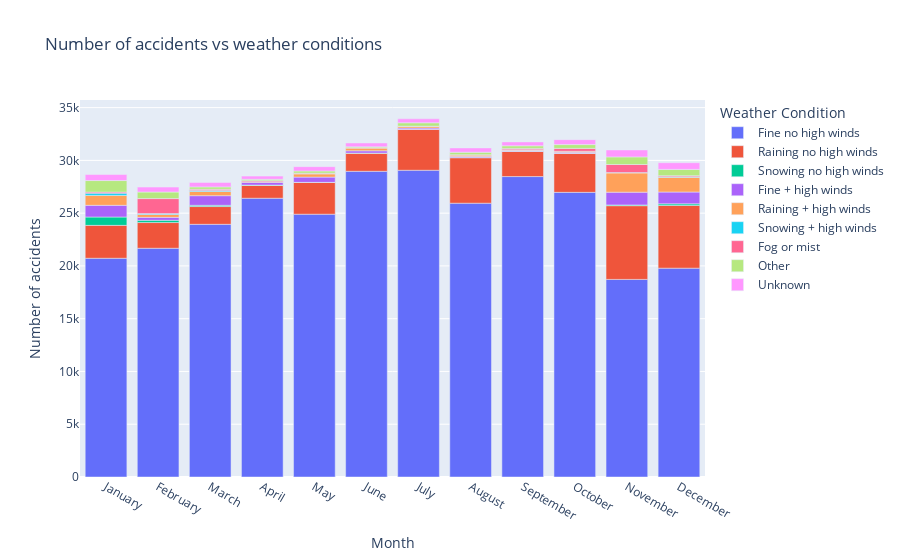

Notebook source saved alongside this figure:
### Code cell
fig = px.bar(monthly_data, x="Month", y="Number of accidents", color="Weather Condition", title="Number of accidents vs weather conditions")
fig.show()

### Figure 1 — Plotly figure (JSON) as saved in the notebook; plotly's stock layout.template omitted (floating-point values rounded to 4 significant figures)
{"data": [{"alignmentgroup": "True", "hovertemplate": "Weather Condition=Fine no high winds<br>Month=%{x}<br>Number of accidents=%{y}<extra></extra>", "legendgroup": "Fine no high winds", "marker": {"color": "#636efa", "pattern": {"shape": ""}}, "name": "Fine no high winds", "offsetgroup": "Fine no high winds", "orientation": "v", "showlegend": true, "textposition": "auto", "type": "bar", "x": ["January", "February", "March", "April", "May", "June", "July", "August", "September", "October", "November", "December"], "xaxis": "x", "y": [20727, 21676, 23944, 26414, 24901, 28967, 29065, 25944, 28467, 26973, 18723, 19788], "yaxis": "y"}, {"alignmentgroup": "True", "hovertemplate": "Weather Condition=Raining no high winds<br>Month=%{x}<br>Number of accidents=%{y}<extra></extra>", "legendgroup": "Raining no high winds", "marker": {"color": "#EF553B", "pattern": {"shape": ""}}, "name": "Raining no high winds", "offsetgroup": "Raining no high winds", "orientation": "v", "showlegend": true, "textposition": "auto", "type": "bar", "x": ["January", "February", "March", "April", "May", "June", "July", "August", "September", "October", "November", "December"], "xaxis": "x", "y": [3116, 2433, 1682, 1217, 3013, 1717, 3881, 4317, 2386, 3689, 6986, 5942], "yaxis": "y"}, {"alignmentgroup": "True", "hovertemplate": "Weather Condition=Snowing no high winds<br>Month=%{x}<br>Number of accidents=%{y}<extra></extra>", "legendgroup": "Snowing no high winds", "marker": {"color": "#00cc96", "pattern": {"shape": ""}}, "name": "Snowing no high winds", "offsetgroup": "Snowing no high winds", "orientation": "v", "showlegend": true, "textposition": "auto", "type": "bar", "x": ["January", "February", "March", "April", "May", "June", "July", "August", "September", "October", "November", "December"], "xaxis": "x", "y": [790, 214, 118, 29, 3, 7, 4, 1, 2, 9, 69, 152], "yaxis": "y"}, {"alignmentgroup": "True", "hovertemplate": "Weather Condition=Fine + high winds<br>Month=%{x}<br>Number of accidents=%{y}<extra></extra>", "legendgroup": "Fine + high winds", "marker": {"color": "#ab63fa", "pattern": {"shape": ""}}, "name": "Fine + high winds", "offsetgroup": "Fine + high winds", "orientation": "v", "showlegend": true, "textposition": "auto", "type": "bar", "x": ["January", "February", "March", "April", "May", "June", "July", "August", "September", "October", "November", "December"], "xaxis": "x", "y": [1112, 279, 912, 265, 498, 218, 116, 116, 83, 92, 1210, 1121], "yaxis": "y"}, {"alignmentgroup": "True", "hovertemplate": "Weather Condition=Raining + high winds<br>Month=%{x}<br>Number of accidents=%{y}<extra></extra>", "legendgroup": "Raining + high winds", "marker": {"color": "#FFA15A", "pattern": {"shape": ""}}, "name": "Raining + high winds", "offsetgroup": "Raining + high winds", "orientation": "v", "showlegend": true, "textposition": "auto", "type": "bar", "x": ["January", "February", "March", "April", "May", "June", "July", "August", "September", "October", "November", "December"], "xaxis": "x", "y": [934, 280, 396, 60, 321, 271, 142, 128, 70, 98, 1828, 1388], "yaxis": "y"}, {"alignmentgroup": "True", "hovertemplate": "Weather Condition=Snowing + high winds<br>Month=%{x}<br>Number of accidents=%{y}<extra></extra>", "legendgroup": "Snowing + high winds", "marker": {"color": "#19d3f3", "pattern": {"shape": ""}}, "name": "Snowing + high winds", "offsetgroup": "Snowing + high winds", "orientation": "v", "showlegend": true, "textposition": "auto", "type": "bar", "x": ["January", "February", "March", "May", "September", "November", "December"], "xaxis": "x", "y": [215, 76, 103, 4, 8, 27, 66], "yaxis": "y"}, {"alignmentgroup": "True", "hovertemplate": "Weather Condition=Fog or mist<br>Month=%{x}<br>Number of accidents=%{y}<extra></extra>", "legendgroup": "Fog or mist", "marker": {"color": "#FF6692", "pattern": {"shape": ""}}, "name": "Fog or mist", "offsetgroup": "Fog or mist", "orientation": "v", "showlegend": true, "textposition": "auto", "type": "bar", "x": ["January", "February", "March", "April", "May", "June", "July", "August", "September", "October", "November", "December"], "xaxis": "x", "y": [100, 1422, 107, 95, 51, 7, 34, 26, 122, 276, 768, 98], "yaxis": "y"}, {"alignmentgroup": "True", "hovertemplate": "Weather Condition=Other<br>Month=%{x}<br>Number of accidents=%{y}<extra></extra>", "legendgroup": "Other", "marker": {"color": "#B6E880", "pattern": {"shape": ""}}, "name": "Other", "offsetgroup": "Other", "orientation": "v", "showlegend": true, "textposition": "auto", "type": "bar", "x": ["January", "February", "March", "April", "May", "June", "July", "August", "September", "October", "November", "December"], "xaxis": "x", "y": [1097, 622, 224, 129, 206, 96, 321, 244, 244, 360, 720, 590], "yaxis": "y"}, {"alignmentgroup": "True", "hovertemplate": "Weather Condition=Unknown<br>Month=%{x}<br>Number of accidents=%{y}<extra></extra>", "legendgroup": "Unknown", "marker": {"color": "#FF97FF", "pattern": {"shape": ""}}, "name": "Unknown", "offsetgroup": "Unknown", "orientation": "v", "showlegend": true, "textposition": "auto", "type": "bar", "x": ["January", "February", "March", "April", "May", "June", "July", "August", "September", "October", "November", "December"], "xaxis": "x", "y": [570, 469, 422, 300, 410, 366, 373, 405, 370, 469, 659, 631], "yaxis": "y"}], "layout": {"barmode": "relative", "legend": {"title": {"text": "Weather Condition"}, "tracegroupgap": 0}, "title": {"text": "Number of accidents vs weather conditions"}, "xaxis": {"anchor": "y", "domain": [0, 1], "title": {"text": "Month"}}, "yaxis": {"anchor": "x", "domain": [0, 1], "title": {"text": "Number of accidents"}}}}
